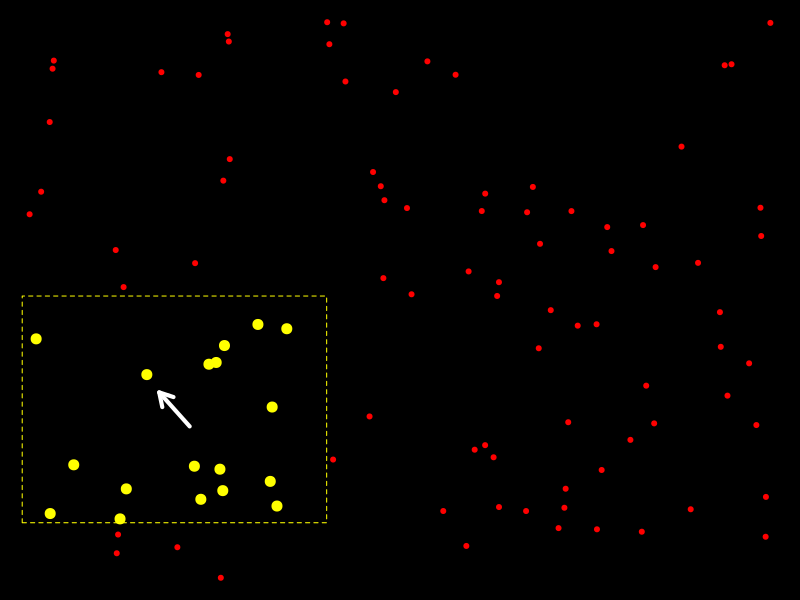

The R source for this figure:
xx = runif(100)
yy = runif(100)
mousemove <- function(buttons, x, y) {
    r = 0.2
    idx = (x - r < xx & xx < x + r) & (y - r < yy & yy < y +
        r)
    plot(xx, yy, type = "n")
rect(-1,-1,2,2,col='black')
# 鼠标周围画矩形
    rect(x - r, y - r, x + r, y + r, border = "yellow", lty = 2)
    points(xx[idx], yy[idx], col = "yellow", cex = 2)
    points(xx[!idx], yy[!idx], col = "red")
    NULL
}
mousedown <- function(buttons, x, y) {
    "Done"
}
par(mar = rep(0, 4), pch = 20)
if (interactive()) {
    plot(xx, yy, type = "n")
    getGraphicsEvent("Click mouse to exit", onMouseDown = mousedown,
                     onMouseMove = mousemove)
}
mousemove(, 0.2, 0.3)
arrows(0.22, 0.27, 0.18, 0.33, 0.15, lwd = 4, col = "white")
